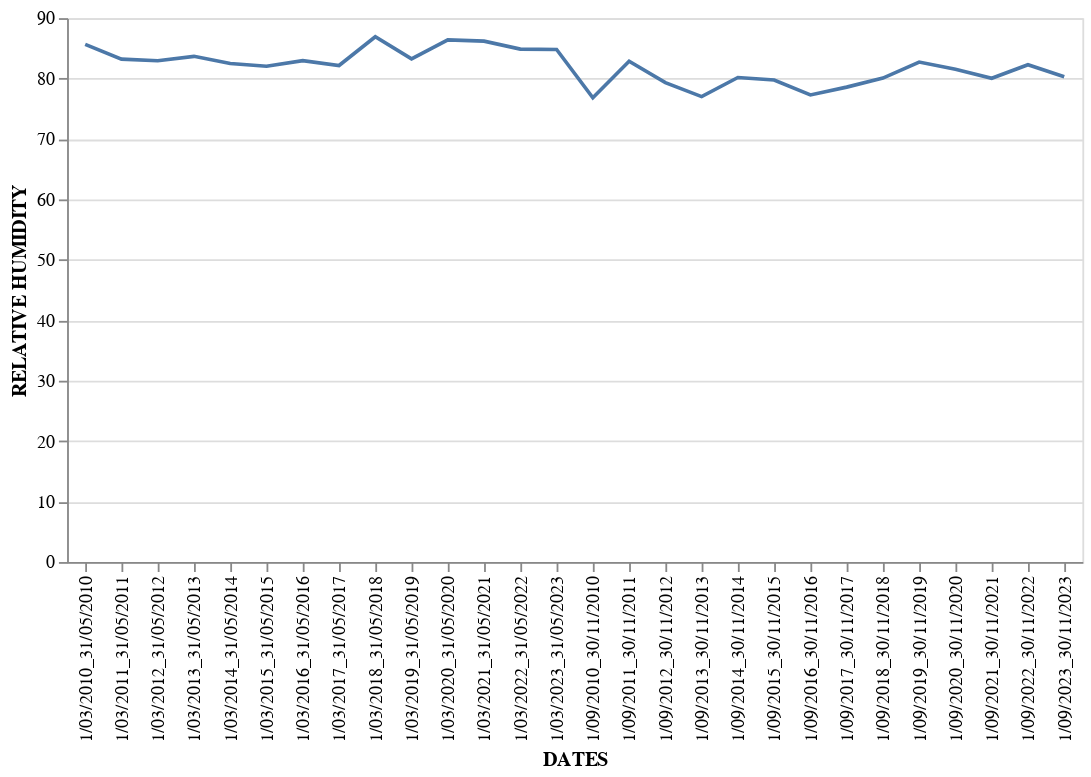

This figure's notebook cell:
### Code cell
# @title DATES vs RELATIVE HUMIDITY
alt.Chart(df).mark_line().encode(x='DATES', y='RELATIVE HUMIDITY')

### Figure 1 — Vega-Lite specification as saved in the notebook (floating-point values rounded to 4 significant figures)
{"config": {"view": {"continuousWidth": 400, "continuousHeight": 300}}, "data": {"name": "data-22bed20d69f89da88e8b4beb84318586"}, "mark": "line", "encoding": {"x": {"field": "DATES", "type": "nominal"}, "y": {"field": "RELATIVE HUMIDITY", "type": "quantitative"}}, "$schema": "https://vega.github.io/schema/vega-lite/v4.17.0.json", "datasets": {"data-22bed20d69f89da88e8b4beb84318586": [{"DATES": "1/03/2010_31/05/2010", "RELATIVE HUMIDITY": 85.65, "RAINFALL INTENSITY": 4.245, "MAX TEMP": 21.79, "MIN TEMP": 14.28, "WETSPELL": 0, "NDVI": 0.6473, "OCCURANCE": 1}, {"DATES": "1/03/2011_31/05/2011", "RELATIVE HUMIDITY": 83.22, "RAINFALL INTENSITY": 3.768, "MAX TEMP": 21.3, "MIN TEMP": 13.36, "WETSPELL": 2, "NDVI": 0.6185, "OCCURANCE": 0}, {"DATES": "1/03/2012_31/05/2012", "RELATIVE HUMIDITY": 82.95, "RAINFALL INTENSITY": 4.667, "MAX TEMP": 21.1, "MIN TEMP": 13.44, "WETSPELL": 0, "NDVI": 0.624, "OCCURANCE": 0}, {"DATES": "1/03/2013_31/05/2013", "RELATIVE HUMIDITY": 83.68, "RAINFALL INTENSITY": 4.684, "MAX TEMP": 21.19, "MIN TEMP": 13.74, "WETSPELL": 3, "NDVI": 0.6793, "OCCURANCE": 0}, {"DATES": "1/03/2014_31/05/2014", "RELATIVE HUMIDITY": 82.48, "RAINFALL INTENSITY": 3.44, "MAX TEMP": 21.38, "MIN TEMP": 13.34, "WETSPELL": 2, "NDVI": 0.5996, "OCCURANCE": 1}, {"DATES": "1/03/2015_31/05/2015", "RELATIVE HUMIDITY": 82.03, "RAINFALL INTENSITY": 4.278, "MAX TEMP": 21.4, "MIN TEMP": 13.77, "WETSPELL": 0, "NDVI": 0.6324, "OCCURANCE": 0}, {"DATES": "1/03/2016_31/05/2016", "RELATIVE HUMIDITY": 82.97, "RAINFALL INTENSITY": 4.723, "MAX TEMP": 22.16, "MIN TEMP": 14.57, "WETSPELL": 1, "NDVI": 0.6603, "OCCURANCE": 0}, {"DATES": "1/03/2017_31/05/2017", "RELATIVE HUMIDITY": 82.16, "RAINFALL INTENSITY": 2.997, "MAX TEMP": 21.53, "MIN TEMP": 13.71, "WETSPELL": 0, "NDVI": 0.6386, "OCCURANCE": 0}, {"DATES": "1/03/2018_31/05/2018", "RELATIVE HUMIDITY": 86.91, "RAINFALL INTENSITY": 6.307, "MAX TEMP": 21.03, "MIN TEMP": 13.86, "WETSPELL": 6, "NDVI": 0.6376, "OCCURANCE": 0}, {"DATES": "1/03/2019_31/05/2019", "RELATIVE HUMIDITY": 83.26, "RAINFALL INTENSITY": 3.501, "MAX TEMP": 21.86, "MIN TEMP": 13.94, "WETSPELL": 2, "NDVI": 0.6661, "OCCURANCE": 0}, {"DATES": "1/03/2020_31/05/2020", "RELATIVE HUMIDITY": 86.4, "RAINFALL INTENSITY": 3.868, "MAX TEMP": 21.67, "MIN TEMP": 14.37, "WETSPELL": 1, "NDVI": 0.6973, "OCCURANCE": 1}, {"DATES": "1/03/2021_31/05/2021", "RELATIVE HUMIDITY": 86.2, "RAINFALL INTENSITY": 3.013, "MAX TEMP": 21.17, "MIN TEMP": 13.68, "WETSPELL": 0, "NDVI": 0.7122, "OCCURANCE": 0}, {"DATES": "1/03/2022_31/05/2022", "RELATIVE HUMIDITY": 84.87, "RAINFALL INTENSITY": 3.95, "MAX TEMP": 21.43, "MIN TEMP": 13.66, "WETSPELL": 0, "NDVI": 0.6666, "OCCURANCE": 1}, {"DATES": "1/03/2023_31/05/2023", "RELATIVE HUMIDITY": 84.81, "RAINFALL INTENSITY": 5.332, "MAX TEMP": 21.3, "MIN TEMP": 13.94, "WETSPELL": 2, "NDVI": 0.6943, "OCCURANCE": 1}, {"DATES": "1/09/2010_30/11/2010", "RELATIVE HUMIDITY": 76.81, "RAINFALL INTENSITY": 4.828, "MAX TEMP": 21.59, "MIN TEMP": 13.24, "WETSPELL": 4, "NDVI": 0.5541, "OCCURANCE": 0}, {"DATES": "1/09/2011_30/11/2011", "RELATIVE HUMIDITY": 82.86, "RAINFALL INTENSITY": 5.201, "MAX TEMP": 20.74, "MIN TEMP": 13.06, "WETSPELL": 4, "NDVI": 0.6339, "OCCURANCE": 1}, {"DATES": "1/09/2012_30/11/2012", "RELATIVE HUMIDITY": 79.32, "RAINFALL INTENSITY": 4.516, "MAX TEMP": 21.23, "MIN TEMP": 13.06, "WETSPELL": 1, "NDVI": 0.6121, "OCCURANCE": 0}, {"DATES": "1/09/2013_30/11/2013", "RELATIVE HUMIDITY": 77.02, "RAINFALL INTENSITY": 4.15, "MAX TEMP": 21.28, "MIN TEMP": 12.94, "WETSPELL": 1, "NDVI": 0.5779, "OCCURANCE": 0}, {"DATES": "1/09/2014_30/11/2014", "RELATIVE HUMIDITY": 80.18, "RAINFALL INTENSITY": 4.065, "MAX TEMP": 21.24, "MIN TEMP": 13.11, "WETSPELL": 1, "NDVI": 0.5961, "OCCURANCE": 0}, {"DATES": "1/09/2015_30/11/2015", "RELATIVE HUMIDITY": 79.77, "RAINFALL INTENSITY": 4.746, "MAX TEMP": 21.64, "MIN TEMP": 13.59, "WETSPELL": 3, "NDVI": 0.5752, "OCCURANCE": 0}, {"DATES": "1/09/2016_30/11/2016", "RELATIVE HUMIDITY": 77.29, "RAINFALL INTENSITY": 5.421, "MAX TEMP": 22.21, "MIN TEMP": 13.74, "WETSPELL": 2, "NDVI": 0.6051, "OCCURANCE": 0}, {"DATES": "1/09/2017_30/11/2017", "RELATIVE HUMIDITY": 78.58, "RAINFALL INTENSITY": 5.168, "MAX TEMP": 21.43, "MIN TEMP": 13.3, "WETSPELL": 0, "NDVI": 0.5791, "OCCURANCE": 0}, {"DATES": "1/09/2018_30/11/2018", "RELATIVE HUMIDITY": 80.08, "RAINFALL INTENSITY": 4.184, "MAX TEMP": 21.49, "MIN TEMP": 13.33, "WETSPELL": 2, "NDVI": 0.5921, "OCCURANCE": 0}, {"DATES": "1/09/2019_30/11/2019", "RELATIVE HUMIDITY": 82.74, "RAINFALL INTENSITY": 4.309, "MAX TEMP": 21.06, "MIN TEMP": 13.3, "WETSPELL": 1, "NDVI": 0.6332, "OCCURANCE": 0}, {"DATES": "1/09/2020_30/11/2020", "RELATIVE HUMIDITY": 81.54, "RAINFALL INTENSITY": 4.475, "MAX TEMP": 21.2, "MIN TEMP": 13.49, "WETSPELL": 1, "NDVI": 0.6735, "OCCURANCE": 0}, {"DATES": "1/09/2021_30/11/2021", "RELATIVE HUMIDITY": 80.05, "RAINFALL INTENSITY": 3.673, "MAX TEMP": 21.55, "MIN TEMP": 13.49, "WETSPELL": 1, "NDVI": 0.6557, "OCCURANCE": 0}, {"DATES": "1/09/2022_30/11/2022", "RELATIVE HUMIDITY": 82.29, "RAINFALL INTENSITY": 4.447, "MAX TEMP": 21.04, "MIN TEMP": 13.49, "WETSPELL": 3, "NDVI": 0.6611, "OCCURANCE": 1}, {"DATES": "1/09/2023_30/11/2023", "RELATIVE HUMIDITY": 80.3, "RAINFALL INTENSITY": 4.318, "MAX TEMP": 21.32, "MIN TEMP": 14.01, "WETSPELL": 1, "NDVI": 0.6513, "OCCURANCE": 1}]}}
